Frame 1 (no input): blank canvas, image omitted
Frame 60 (no input): blank canvas, image omitted
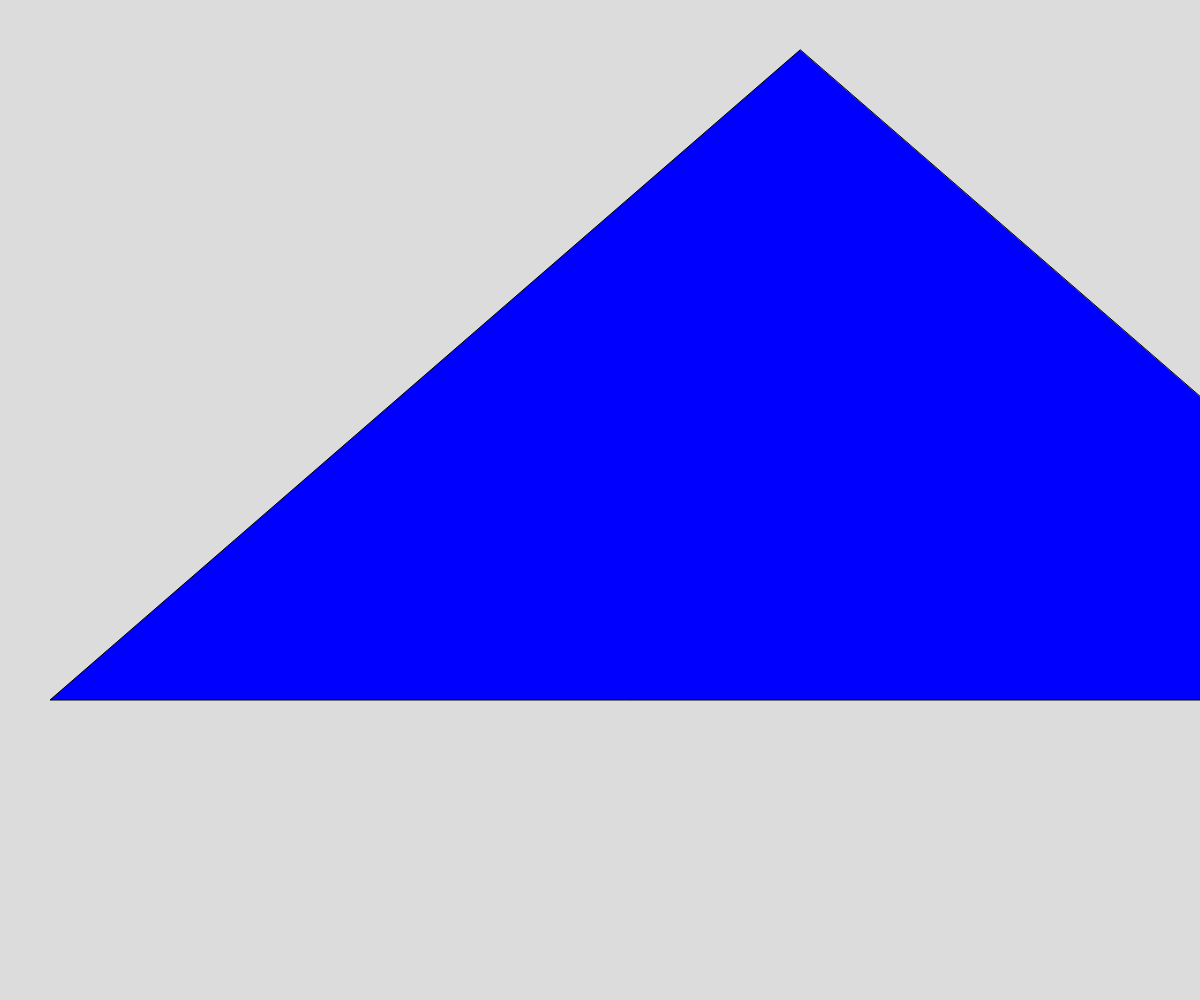
Frame 120 (the mouse pressed at the canvas centre since frame 60)

The p5.js sketch whose frames 1 and 60 were blank and that drew this single picture after the mouse press (run headless with seeded random() and noise() and a simulated clock; from frame 60 on, the mouse is pressed at the canvas centre):

// p5.js sketch
// ── sketch.js
/* eslint-disable indent */
// Sierpinski Triangle demo

let initialTriangle = [
  {x: 800, y:50},
  {x: 50, y: 700},
  {x: 1550, y: 700}
];

let theColors = ['blue', 'cyan', 'green', 'purple', 'red', 'yellow', 'orange', 'brown'];

let theDepth = 0;

function setup() {
  createCanvas(windowWidth, windowHeight);
}

function draw() {
  
}

function mousePressed(){
  if (theDepth < 8){
    background(220);
    sierpinkski(initialTriangle, theDepth);
    theDepth++;
  }
}

function sierpinkski(points, depth){
  //shell triangle
  fill(theColors[depth]);
  triangle(points[0].x, points[0].y, 
           points[1].x, points[1].y, 
           points[2].x, points[2].y
  );

  //escape

  if (depth > 0){
    //pattern 
    //bottom left
    sierpinkski([midpoint(points[0], points[1]), 
                 points[1],
                 midpoint(points[1], points[2])],
                 depth - 1
    );

    sierpinkski([midpoint(points[0], points[1]), 
                 points[0],
                 midpoint(points[2], points[0])],
                 depth - 1
    );

    sierpinkski([midpoint(points[2], points[1]), 
                 points[2],
                 midpoint(points[0], points[2])],
                 depth - 1
    );
  }



}

function midpoint(point1, point2){
  let midX = (point1.x + point2.x) / 2;
  let midY = (point1.y + point2.y) / 2;

  return {x: midX, y: midY};
}
